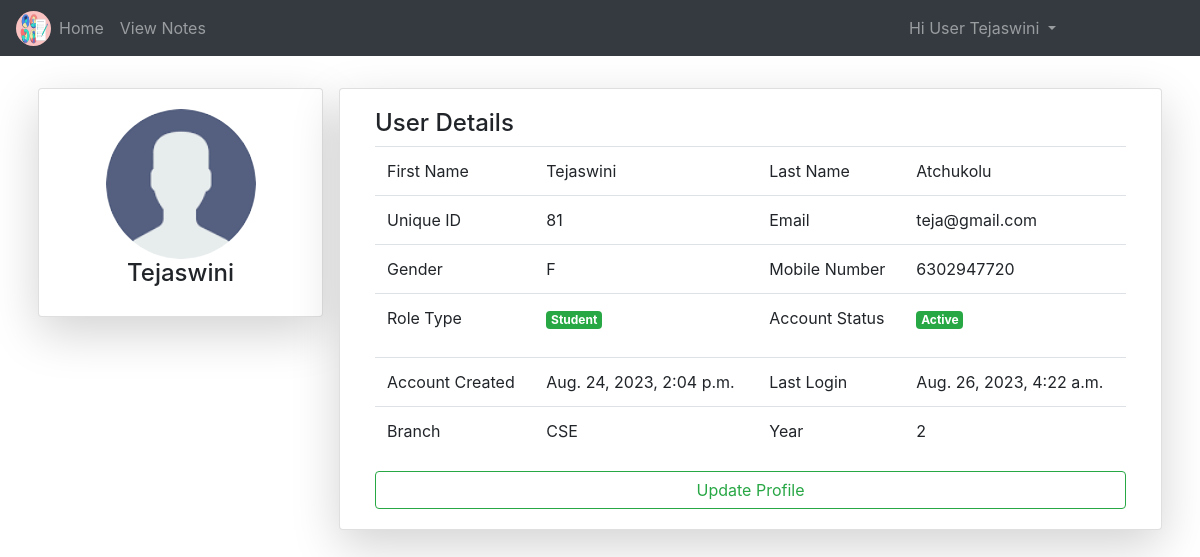
/pfle/ (signed in), run on an earlier commit of the app's database.
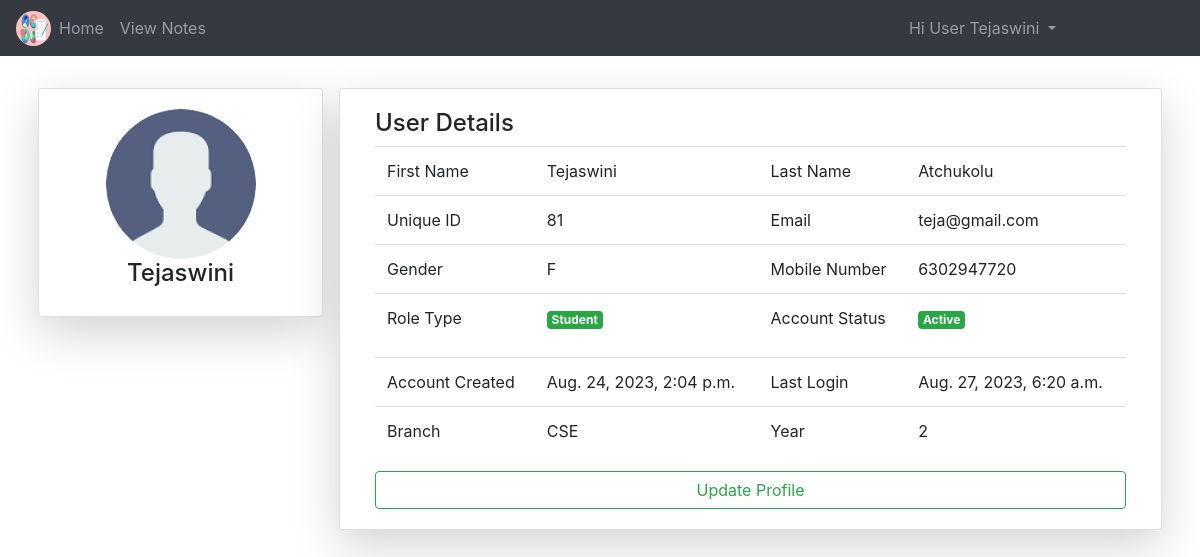
And on a later commit of the database.
### NotesApp/models.py (models this page shows)
class User(AbstractUser):
	v = [
		('d','Select Your gender'),
		('M','Male'),
		('F','Female'),
	]
	p = [
		('G','Guest'),
		('T','Teacher'),
		('S','Student'),
	]
	gd = models.CharField(choices=v,default='d',max_length=5)
	mb = models.CharField(max_length=11)
	uq = models.CharField(max_length=10)
	role = models.CharField(choices=p,default='G',max_length=5)
	is_teacher = models.BooleanField(default=False)
	is_student = models.BooleanField(default=False)
	pfimg = models.ImageField(upload_to='Profiles/',default='demoprofile.png')

class SProfile(models.Model):
	y = [
		('0','Select Year'),
		('1','1st Year'),
		('2','2nd Year'),
		('3','3rd Year'),
		('4','4th Year'),
	]
	branch = models.CharField(max_length=50)
	year = models.CharField(default='0',choices=y,max_length=5)
	stdnt = models.OneToOneField(User,on_delete=models.CASCADE)

### NotesApp/views.py (the view)
# urls.py: path('pfle/',views.profile,name="pf"),
def profile(request):
	return render(request,'notehtmls/profile.html')

### templates/notehtmls/profile.html (shortened to what this page needs)
{% extends 'notehtmls/base.html' %}
{% block content %}
<div class="container mt-4">
	<div class="row">
		<div class="card col-md-3 shadow-lg h-100 m-2">
			<div class="card-body text-center">
				<img src="{{request.user.pfimg.url}}" class="rounded-circle" height="150px" width="150px">
				<h4>{{request.user.username}}</h4>
			</div>
		</div>
		<div class="card col-md shadow-lg h-100 m-2">
			<div class="card-body">
				<h4>User Details</h4>
				<table class="table">
					<tr>
						<td>First Name</td>
						<td>{{request.user.first_name}}</td>
						<td>Last Name</td>
						<td>{{request.user.last_name}}</td>
					</tr>
					<tr>
						<td>Unique ID</td>
						<td>{{request.user.uq}}</td>
						<td>Email</td>
						<td>{{request.user.email}}</td>
					</tr>
					<tr>
						<td>Gender</td>
						<td>{{request.user.gd}}</td>
						<td>Mobile Number</td>
						<td>{{request.user.mb}}</td>
					</tr>
					<tr>
						<td>Role Type</td>
						<td>
							{% if request.user.role == 'G' %}
								<p class="badge badge-warning">Guest</p>
							{% elif request.user.role == 'T' %}
								<p class="badge badge-info">Teacher</p>
							{% else %}
								<p class="badge badge-success">Student</p>
							{% endif %}
						</td>
						<td>Account Status</td>
						<td>
							{% if request.user.is_active %}
								<p class="badge badge-success">Active</p>
							{% else %}
								<p class="badge badge-danger">In-Active</p>
							{% endif %}
						</td>
					</tr>
					<tr>
						<td>Account Created</td>
						<td>{{request.user.date_joined}}</td>
						<td>Last Login</td>
						<td>{{request.user.last_login}}</td>
					</tr>
					{% if request.user.is_teacher == 1 %}
					<tr>
						<td>Branch</td>
						<td>{{request.user.tprofile.branch}}</td>
						<td>Subject</td>
						<td>{{request.user.tprofile.subjects}}</td>
					</tr>
					{% else %}
					<tr>
						<td>Branch</td>
						<td>{{request.user.sprofile.branch}}</td>
						<td>Year</td>
						<td>{{request.user.sprofile.year}}</td>
					</tr>
					{% endif %}
				</table>
				<a href="{% url 'uppfle' %}" class="btn btn-block btn-outline-success">Update Profile</a>
			</div>
		</div>
	</div>
</div>
{% endblock %}

### templates/notehtmls/base.html (shortened to what this page needs)
{% load static %}
<!DOCTYPE html>
<html lang="en">
<head>
  <link rel="stylesheet" href="{% static 'css/bootstrap.min.css' %}">
</head>
<body>
  {% include 'notehtmls/navbar.html' %}
  {% block content %}
  {% endblock %}
</body>
</html>

### templates/notehtmls/navbar.html (shortened to what this page needs)
{% load static %}
<nav class="navbar navbar-expand-md bg-dark navbar-dark">
    <img src="{% static 'images/icons/logo.png' %}" class="rounded-circle" height="35px" width="35px">
    <div class="collapse navbar-collapse" id="collapsibleNavbar">
      <ul class="navbar-nav">
        {% if not user.is_authenticated %}
        <li class="nav-item">
          <a class="nav-link {% if request.path == '/' %}active{% endif %}" href="{% url 'hm' %}">Home</a>
        </li>
        <li class="nav-item">
          <a class="nav-link {% if request.path == '/abt/' %}active{% endif %}" href="{% url 'ab' %}">About</a>
        </li>
        <li class="nav-item">
          <a class="nav-link {% if request.path == '/cnt/' %}active{% endif %}" href="{% url 'ct' %}">Contact</a>
        </li>
        <li class="nav-item">
          <a class="nav-link {% if request.path == '/reg/' %}active{% endif %}" href="{% url 'rg' %}">Register</a>
        </li>
        {% else %}
        <li class="nav-item">
          <a class="nav-link {% if request.path == '/' %}active{% endif %}" href="{% url 'hm' %}">Home</a>
        </li>
        {% if user.is_superuser %}
        <li class="nav-item">
          <a class="nav-link {% if request.path == '/roles/' %}active{% endif %}" href="{% url 'role' %}">Roles</a>
        </li>
        {% elif user.role == 'T' and user.is_teacher == 1 %}
        <li class="nav-item">
          <a class="nav-link" href="{% url 'ntlist' %}">Notes</a>
        </li>
        {% elif user.role == 'S' and user.is_student == 1 %}
        <li class="nav-item">
          <a class="nav-link" href="">View Notes</a>
        </li>
        {% else %}
        <li class="nav-item">
          <a class="nav-link" href="">Access Denied</a>
        </li>
        {% endif %}
        {% endif %}
      </ul>
      <ul class="navbar-nav ml-auto" style="margin-right: 120px;">
        {% if not user.is_authenticated %}
        <li class="nav-item">
          <a class="nav-link {% if request.path == '/login/' %}active{% endif %}" href="{% url 'lg' %}">Login</a>
        </li>
        {% else %}
        <div class="dropdown" style="cursor: pointer;">
          <a class="dropdown-toggle nav-link" data-toggle="dropdown">
            Hi User {{request.user.username}}
          </a>
        </div>
        {% endif %}
      </ul>
    </div>
</nav>

What changed in the data, as far as the page shows it:
changed User "Tejaswini": user.last_login "Aug. 26, 2023, 4:22 a.m." → "Aug. 27, 2023, 6:20 a.m."
